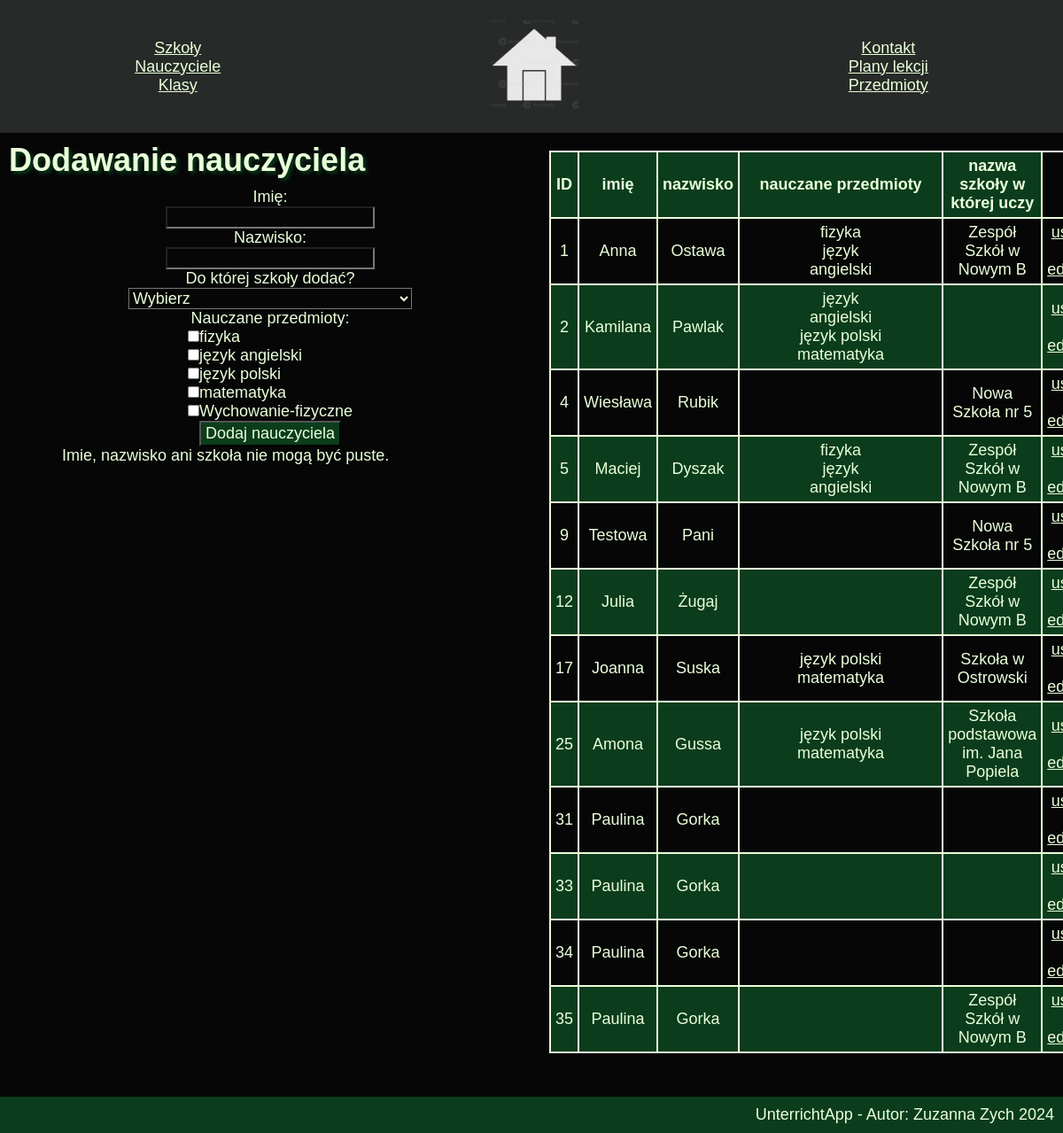
The page /nau.php on the database its author committed.
### tables this page shows
CREATE TABLE `przedmiot` (
  `id` int(11) UNSIGNED NOT NULL,
  `nazwa` varchar(60) NOT NULL
);

CREATE TABLE `nauczyciel` (
  `id` int(10) UNSIGNED NOT NULL,
  `imie` varchar(50) NOT NULL,
  `nazwisko` varchar(50) NOT NULL
);

CREATE TABLE `nauczyciele_szkoly` (
  `id` int(10) UNSIGNED NOT NULL,
  `id_nauczyciela` int(10) UNSIGNED NOT NULL,
  `id_szkoly` int(10) UNSIGNED NOT NULL
);

CREATE TABLE `szkola` (
  `id` int(10) UNSIGNED NOT NULL,
  `nazwa` varchar(60) NOT NULL
);

### getAll.php (called while the page is built, shortened)
<?php
global $conn;
$r_przedmiot = mysqli_query($conn, "SELECT * from przedmiot ORDER BY przedmiot.nazwa ASC");
$przedmiot = [];
while ($row = mysqli_fetch_assoc($r_przedmiot)) array_push($przedmiot, $row);
$nauSzkoly = [];
$sqlnauSzkoly = "SELECT nauczyciele_szkoly.id, nauczyciele_szkoly.id_nauczyciela, nauczyciele_szkoly.id_szkoly, szkola.nazwa, nauczyciel.imie, nauczyciel.nazwisko FROM nauczyciele_szkoly INNER JOIN nauczyciel ON nauczyciel.id = nauczyciele_szkoly.id_nauczyciela INNER JOIN szkola ON szkola.id = nauczyciele_szkoly.id_szkoly;";
$r=mysqli_query($conn, $sqlnauSzkoly);
$nauczany_przedmiot = [];
foreach ($przedmiot as $el) {
    $nauczany_przedmiot[$el['nazwa']] = [];
    $sql = "SELECT przedmiot.nazwa, nauczyciel.id, nauczyciel.imie, nauczyciel.nazwisko FROM nauczany_przedmiot INNER JOIN nauczyciel ON nauczany_przedmiot.id_nauczyciela = nauczyciel.id INNER JOIN przedmiot ON nauczany_przedmiot.id_przedmiotu = przedmiot.id WHERE przedmiot.nazwa ='".$el['nazwa']."' ORDER BY nauczyciel.nazwisko, nauczyciel.imie ASC";
    $result = mysqli_query($conn, $sql);
    while ($row = mysqli_fetch_assoc($result)) {
          array_push($nauczany_przedmiot[$el['nazwa']], [$row['id'],$row['imie']." ".$row['nazwisko']]);
    }
}
$nauczyciele = [];
$sql = "SELECT * from nauczyciel";
$r = mysqli_query($conn, $sql);
?>

### nau.php (the view, shortened to what this page needs)
<!DOCTYPE html>
<html lang="pl">
<head>
    <link rel="stylesheet" href="styl.css">
</head>
<body>
<?php
include_once ("func.php");
?>
<div class="lewy">
    <h2 class="pageFunc">Dodawanie nauczyciela</h2>
    <form action="" method="POST">
    <div class="dodNau">
    <label for="imie">Imię:</label>
    <input type="text" name="imie" id="imie" required value="<?php echo isset($_POST["imie"]) ? $_POST["imie"] : ''; ?>">
    <label for="nazwisko">Nazwisko:</label>
    <input type="text" name="nazwisko" id="nazwisko" required value="<?php echo isset($_POST["nazwisko"]) ? $_POST["nazwisko"] : ''; ?>">
    <label for="szkola">Do której szkoły dodać?</label>
    <select name="szkola" id="szkola">
        <option value="">Wybierz</option>
        <?php
        include_once "conn.php";
        include_once "getAll.php";
        ?>
    </select>
    <label for="przedmioty">Nauczane przedmioty:</label>
    <div class="checkboxes">
        <?php
        global $przedmiot;
        foreach ($przedmiot as $el) {
            echo "<input type='checkbox' name='".$el['id']."' id='".$el['id']."' value='".$el['id']."'>";
            echo "<label for='".$el['id']."'>".$el['nazwa']."</label><br>";
        }
        ?>
</div>
    <button type="submit">Dodaj nauczyciela</button>
</div>
</form>
<?php
    if (isset($_POST['imie']) && trim($_POST['imie']) != "" && isset($_POST['nazwisko']) && trim($_POST['nazwisko']) != "" && isset($_POST['szkola']) && trim($_POST['szkola']) != "") {
        if (maCyfre($_POST['imie']) || maCyfre($_POST['nazwisko'])) {
            echo "<p class='infZwrotna'>Imie oraz nazwisko nie może zawierać cyfr</p>";
        } else {
        $setPrzed = [];
        foreach ($przedmiot as $el) {
                if (isset($_POST[$el['id']])) {
                    array_push($setPrzed, $el['id']);
                }
        }
        $imie = mysqli_real_escape_string($conn, trim($_POST['imie']));
        $nazwisko = mysqli_real_escape_string($conn, trim($_POST['nazwisko']));
        $sqlN = "INSERT INTO `nauczyciel` (`id`, `imie`, `nazwisko`) VALUES (NULL, '".htmlentities($imie)."', '".htmlentities($nazwisko)."')";
        if (mysqli_query($conn, $sqlN)) {
            echo "<p class='infZwrotna'>Pomyślnie dodano nowego nauczyciela do szkoły... Dodawanie nauczanych przedmiotów</p>";
            $idNau = mysqli_insert_id($conn);
            $sqlP = "";
            foreach ($setPrzed as $idPrzed) {
            $sqlPGlowny = "INSERT INTO `nauczany_przedmiot` (`id`, `id_przedmiotu`, `id_nauczyciela`) VALUES (NULL, '$idPrzed', '$idNau')";
            $sqlPDrugi = ", (NULL, '$idPrzed', '$idNau')";
            if ($sqlP == "") {
                $sqlP .= $sqlPGlowny;
            } else {
                $sqlP .= $sqlPDrugi;
            }
        }
        $idSzkoly = $_POST['szkola'];
        $sqlNSz = "INSERT INTO `nauczyciele_szkoly` (`id`, `id_nauczyciela`, `id_szkoly`) VALUES (NULL, '$idNau', '$idSzkoly');";
        if ($sqlP != "") {
            if (mysqli_query($conn, $sqlP)) {
                echo "<p class='infZwrotna'>Pomyślnie dodano nauczane przedmioty.</p>";
            } else {
                echo "<p class='infZwrotna'>Wystąpił błąd podczas dodawnia nauczanych przedmiotów.</p>";
            }
        } else {
            if (mysqli_query($conn, $sqlNSz)) {
                echo "<p class='infZwrotna'>Pomyślnie dodano nauczyciela do szkoły.</p>";
                echo "<p><a class='infZwrotna' href='nau.php'>Załaduj nowe dane</a></p>";
            } else {
                echo "<p class='infZwrotna'>Wystąpił błąd podczas dodawnia nauczyciela do szkoły.</p>";
            }
        }
        } else {
            echo "<p class='infZwrotna'>Nie udało się dodać nauczyciela.</p>";
        }
        $_POST['imie'] = "";
        $_POST['nazwisko'] = "";
        }
    } else {
        echo "<p class='infZwrotna'>Imie, nazwisko ani szkoła nie mogą być puste.</p>";
    }
?>
</div>
<div class="prawy scroll">
<table>
     <tr>
          <th>ID</th>
          <th>imię</th>
          <th>nazwisko</th>
          <th>nauczane przedmioty</th>
          <th>nazwa szkoły w której uczy</th>
     </tr>
     <?php
     include_once "getAll.php";
     foreach ($nauczyciele as $key => $nauczyciel) {
            echo "<tr>";
            echo "<td>".$nauczyciel['id']."</td>";
            echo "<td>".$nauczyciel['imie']."</td>";
            echo "<td>".$nauczyciel['nazwisko']."</td>";
    echo "<td>";
    foreach ($nauczany_przedmiot as $key => $value) {
        foreach ($value as $key2 => $value2) {
            if ($nauczyciel['imie']." ".$nauczyciel['nazwisko'] == $value2[1] && $nauczyciel['id'] == $value2[0]) {
                echo "<p>$key</p>";
            }
        }
    }
    echo "</td>";
    echo "<td>";
    foreach ($nauSzkoly as $row => $value) {
        if ($nauczyciel['id'] == $value['id_nauczyciela']) {
            if (trim($value['nazwa']) == "") {
                echo "<a href='nauSzZmien.php'>Brak szkoły - zmień</a>";
            } else {
                echo $value['nazwa'];
            }
        }
    }
    echo"</td>";
    echo "<td> <a class='btn' href='usuNau.php?id=".$nauczyciel['id']."'>usuń</a>/";
    echo "<a class='btn' href='editNau.php?id=".$nauczyciel['id']."'>edytuj</a></td>";
    echo "</tr>";
     }
     ?>
</table>
</div>
</body>
</html>

### styl.css (style rules this page uses)
:root { --kolor-tla: #060607; --kolor-tekstu: #EAFFD9; --kolor-akcent-jasny: #219147; --kolor-akcent-jasny-szary: #536158; --kolor-akcent-ciemny-szary: #272a28; --kolor-akcent-ciemny: #0b3d1c; --zdj-banner: url("zdj/zielone-liscie-tlo.jpg"); --wielkosc-tekstu: 16px; --wielkosc-h1: calc(var(--wielkosc-tekstu) * 1.5); --wielkosc-h2: calc(var(--wielkosc-tekstu) * 2); --wielkosc-h3: calc(var(--wielkosc-tekstu) * 3); --p-margin: 270px; }
body { min-height: 100vh; width: 100%; box-sizing: border-box; }
* { margin: 0; padding: 0; font-size: var(--wielkosc-tekstu); background-color: var(--kolor-tla); color: var(--kolor-tekstu); box-sizing: border-box; font-family: 'Trebuchet MS', 'Lucida Sans Unicode', 'Lucida Grande', 'Lucida Sans', Arial, sans-serif; }
table, tr, td, th { border: 2.5px solid var(--kolor-tekstu); border-collapse: collapse; }
td, th { text-align: center; padding: 5px; justify-content: center; }
tr:nth-of-type(odd) * { background-color: var(--kolor-akcent-ciemny); }
table { margin: 20px; }
h2 { font-size: var(--wielkosc-h2); }
h1,h2,h3,h4,h5,h6 { margin: 10px 0px 10px 0px; }
.pageFunc { text-shadow: var(--kolor-akcent-ciemny) 3px 3px 4px ; }
.dodNau { display: flex; flex-direction: column; justify-content: center; align-items: center; }
.dodNau * { max-width: 100%; }
.prawy { float: right; text-align: right; padding-right: 10px; }
.lewy { float:left; text-align: left; padding-left: 10px; }
.prawy, .lewy { width: 50%; padding-bottom: 70px; }
p:not(footer p) { margin: 0 60px 0 60px; }
button:not(.ignore) { background-color: var(--kolor-akcent-ciemny); padding: 2px 5px; }
a.btn { display: inline-block; width: 100%; height: 100%; }
body { margin-bottom: 30px; }
.scroll { overflow-x: auto; }
@media only screen and (max-width: 2600px) { :root { --wielkosc-tekstu:18px } }

### rows shown on the page
przedmiot: nazwa "fizyka"
przedmiot: nazwa "język angielski"
przedmiot: nazwa "język polski"
przedmiot: nazwa "matematyka"
przedmiot: nazwa "Wychowanie-fizyczne"
nauczyciel: id "1", imie "Anna", nazwisko "Ostawa", key "fizyka", key "język angielski"
nauczyciele_szkoly: id_szkoly.nazwa "Zespół Szkół w Nowym B"
nauczyciel: id "2", imie "Kamilana", nazwisko "Pawlak", key "język angielski", key "język polski", key "matematyka"
nauczyciel: id "4", imie "Wiesława", nazwisko "Rubik"
nauczyciele_szkoly: id_szkoly.nazwa "Nowa Szkoła nr 5"
nauczyciel: id "5", imie "Maciej", nazwisko "Dyszak", key "fizyka", key "język angielski"
nauczyciele_szkoly: id_szkoly.nazwa "Zespół Szkół w Nowym B"
nauczyciel: id "9", imie "Testowa", nazwisko "Pani"
nauczyciele_szkoly: id_szkoly.nazwa "Nowa Szkoła nr 5"
nauczyciel: id "12", imie "Julia", nazwisko "Żugaj"
nauczyciele_szkoly: id_szkoly.nazwa "Zespół Szkół w Nowym B"
nauczyciel: id "17", imie "Joanna", nazwisko "Suska", key "język polski", key "matematyka"
nauczyciele_szkoly: id_szkoly.nazwa "Szkoła w Ostrowski"
nauczyciel: id "25", imie "Amona", nazwisko "Gussa", key "język polski", key "matematyka"
nauczyciele_szkoly: id_szkoly.nazwa "Szkoła podstawowa im. Jana Popiela"
nauczyciel: id "31", imie "Paulina", nazwisko "Gorka"
nauczyciel: id "33", imie "Paulina", nazwisko "Gorka"
nauczyciel: id "34", imie "Paulina", nazwisko "Gorka"
nauczyciel: id "35", imie "Paulina", nazwisko "Gorka"
nauczyciele_szkoly: id_szkoly.nazwa "Zespół Szkół w Nowym B"
